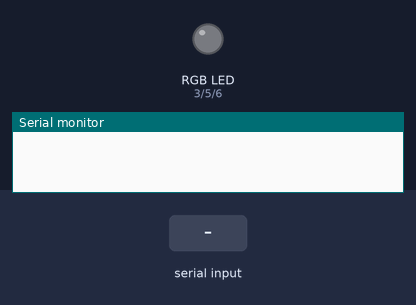
The sketch below on a simulated Arduino Uno, built with avr-gcc and run on an emulated ATmega328P. Shown: an RGB LED mixed from three pins (HIGH = lit), the last lines printed to the serial monitor. The inputs (shaded band) are chosen by the test bench. Dim RGB values are drawn brighter than linear.

Above: at 1.2 s.
1.3 s: "R90\n" received over the second serial link
At 1.7 s:
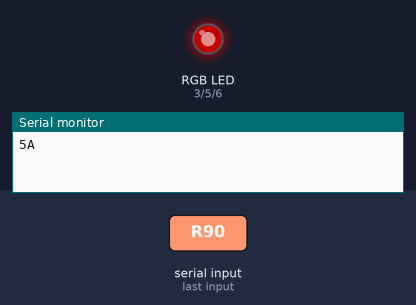
2.8 s: "R,45\n" received over the second serial link
At 4.0 s:
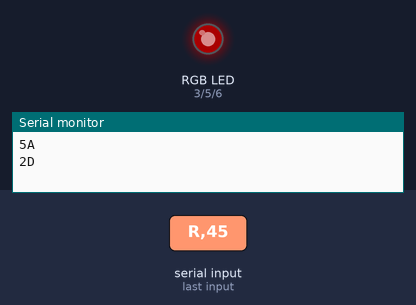
4.3 s: "K" received over the second serial link
At 5.2 s:
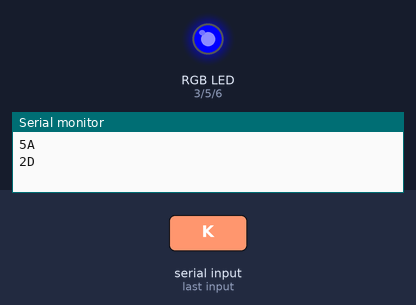
5.8 s: "G90\n" received over the second serial link
At 6.3 s:
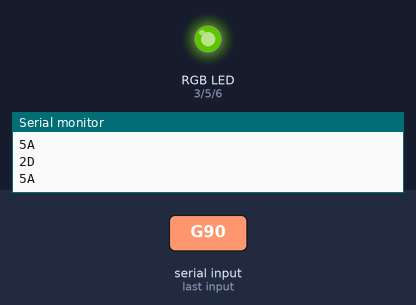
7.3 s: "R" received over the second serial link
At 9.4 s:
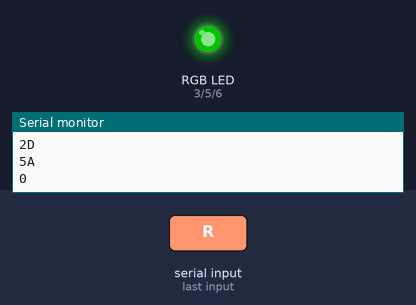
9.7 s: "G,45\n" received over the second serial link
At 10.5 s:
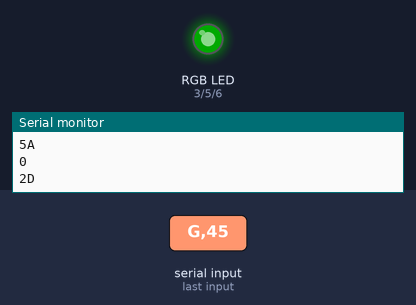
Timing chart, 0 to 12.2 s (numbered marks = the images above; inputs shaded):
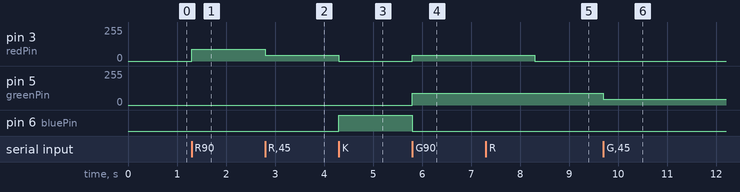

Measured:
- after the input at 1.3 s, pin 3 (redPin): 0/255 → 90/255 at once
- after the input at 2.8 s, pin 3 (redPin): 90/255 → 45/255 at once
- after the input at 4.3 s, pin 3 (redPin): 45/255 → 0/255 at once; pin 6 (bluePin): LOW → HIGH at once
- after the input at 5.8 s, pin 3 (redPin): 0/255 → 45/255 at once; pin 5 (greenPin): 0/255 → 90/255 at once; pin 6 (bluePin): HIGH → LOW at once
- after the input at 7.3 s, pin 3 (redPin): 45/255 → 0/255 after 1.0 s
- after the input at 9.7 s, pin 5 (greenPin): 90/255 → 45/255 at once

The sketch:

BtSliderRGB.ino
```cpp
/*
 VERMELHO NO PINO 3
 VERDE NO PINO 5
 AZUL NO PINO 6
 RX BLUETOOTH NO PINO 10
 TX BLUETOOTH NO PINO 11
 */


#include <SoftwareSerial.h>

SoftwareSerial modulo(10, 11);

const int redPin = 3;
int red;//DECLARANDO AS VARIÁVEIS DA COR VERMELHA
bool Vermeio = false;

const int greenPin = 5;
int green;//DECLARANDO AS VARIÁVEIS DA COR VERDE
bool Vredi = false;

const int bluePin = 6;
int blue;//DECLARANDO AS VARIÁVEIS DA COR AZUL
bool Azu = false;

void setup() {
  Serial.begin(9600);
  modulo.begin(9600);//INICIALIZA AS PORTAS SERIAIS

  pinMode(redPin, OUTPUT);
  pinMode(greenPin, OUTPUT);//DECLARA A SAÍDA DOS PINOS
  pinMode(bluePin, OUTPUT);
}

void loop() {

  if(modulo.available() > 0){
    switch(modulo.read()){
      case 'R':
       red = modulo.parseInt();
       constrain(red, 0, 255);
  color(red, green, blue);
       Serial.println(red, HEX);
      break;

      case 'G':
       green = modulo.parseInt();
       constrain(green, 0, 255);
  color(red, green, blue);
       Serial.println(green, HEX);
      break;

      case 'B':
       blue = modulo.parseInt();
       constrain(blue, 0, 255);
  color(red, green, blue);
       Serial.println(blue, HEX);
      break;

      case 'Q':
       Vermeio = !Vermeio;
  boolcolor(Vermeio, Vredi, Azu);
      break;

      case 'J':
       Vredi = !Vredi;
  boolcolor(Vermeio, Vredi, Azu);
      break;

      case 'K':
       Azu = !Azu;
  boolcolor(Vermeio, Vredi, Azu);
      break;

      case 'A':
       Vermeio = false;
       Vredi = false;
       Azu = false;
  boolcolor(Vermeio, Vredi, Azu);
      break;
    }
  }
}
void color (unsigned char red, unsigned char green, unsigned char blue){
analogWrite(redPin, red);
analogWrite(greenPin, green);
analogWrite(bluePin, blue);
}
void boolcolor (unsigned char verm, unsigned char verd, unsigned char azul){
digitalWrite(redPin, verm);
digitalWrite(greenPin, verd);
digitalWrite(bluePin, azul);
}
```
